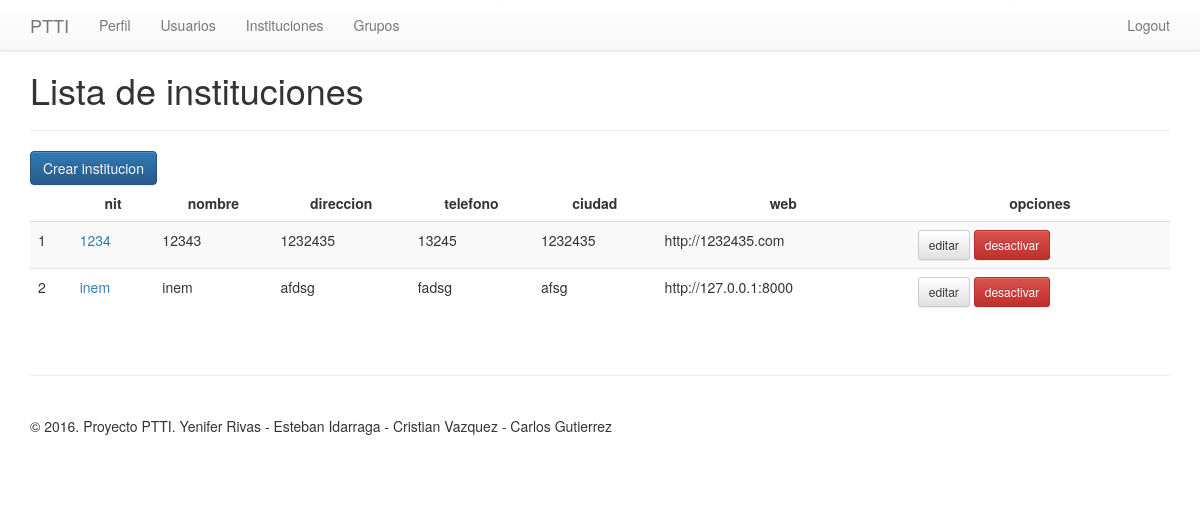
Screenshot of /instituciones/ (signed in) with the database file from the repository.
### ptti/models.py (models this page shows, shortened)
class Institucion(models.Model):
    class Meta:
        verbose_name = "Institucion"
        verbose_name_plural = "Instituciones"
    nit         = models.CharField('NIT',max_length=200,unique=True)
    nombre      = models.CharField(max_length=200)
    direccion   = models.CharField(max_length=200)
    telefono    = models.CharField(max_length=200)
    ciudad      = models.CharField(max_length=200)
    web         = models.URLField('Sitio web',max_length=200)
    is_active   = models.BooleanField('Activar',default=True)

### ptti/views.py (the view)
# urls.py: url(r'^instituciones/$',views.instituciones, name='instituciones'),
@login_required(login_url='/login/')
def instituciones(request):
    instituciones_lista = Institucion.objects.order_by('nit')
    context = {'instituciones_lista': instituciones_lista}
    return render(request, 'instituciones.html', context)

### templates/instituciones.html (shortened to what this page needs)
{% extends 'base.html' %}
{% block encabezado %}
	<h1>Lista de instituciones</h1>
{% endblock %}
{% block contenido %}
	<a class="btn btn-primary" href='/instituciones/crear'>Crear institucion</a>
	{% if instituciones_lista %}
	<div class="table-responsive">
		<table class="table table-striped">
      <thead>
        <tr style="font-weight:bold;text-align:center">
					<td></td>
          <td>nit</td>
          <td>nombre</td>
          <td>direccion</td>
          <td>telefono</td>
          <td>ciudad</td>
					<td>web</td>
					<td>opciones</td>
        </tr>
      </thead>
      <tbody>
				{% for institucion in instituciones_lista %}
          <tr>
						<td>{{ forloop.counter }}</td>
            <td><a href="{% url 'ptti:editar_institucion' institucion.id %}">{{ institucion.nit }}</a></td>
						<td>{{ institucion.nombre }}</td>
            <td>{{ institucion.direccion }}</td>
						<td>{{ institucion.telefono }}</td>
						<td>{{ institucion.ciudad }}</td>
						<td>{{ institucion.web }}</td>
						<td>
							<a class="btn btn-sm btn-default" href="{% url 'ptti:editar_institucion' institucion.id %}">editar</a>
							{% if institucion.is_active %}
								<a class="btn btn-sm btn-danger" href="{% url 'ptti:desactivar_institucion' institucion.id %}">desactivar</a>
							{% else %}
						    <a class="btn btn-sm btn-success" href="{% url 'ptti:activar_institucion' institucion.id %}">activar</a>
						  {% endif %}
						</td>
          </tr>
				{% endfor %}
      </tbody>
    </table>
	</div>
  {% else %}
			<div class="alert alert-danger" role="alert">
      	<p>No instituciones</p>
			</div>
  {% endif %}
{% endblock %}

### rows the page displays
Institucion: nit "1234", nombre "12343", direccion "1232435", telefono "13245", ciudad "1232435", web "http://1232435.com", is_active "desactivar"
Institucion: nit "inem", nombre "inem", direccion "afdsg", telefono "fadsg", ciudad "afsg", web "http://127.0.0.1:8000", is_active "desactivar"
